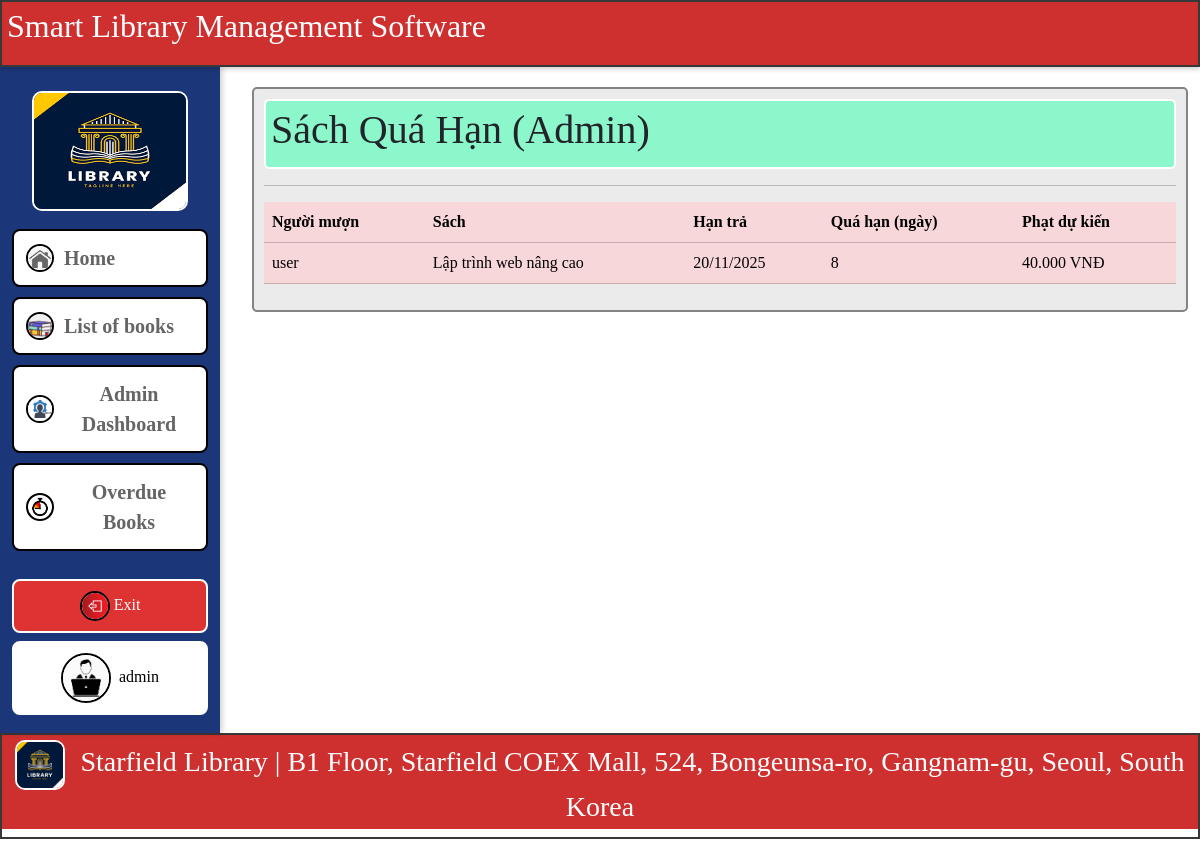
The page /admin/overdue (signed in) on the database its author committed.
### app/models.py (models this page shows, shortened)
class User(UserMixin, db.Model):
    id = db.Column(db.Integer, primary_key=True)
    username = db.Column(db.String(64), unique=True, nullable=False)
    email = db.Column(db.String(120), unique=True, nullable=False)
    password_hash = db.Column(db.String(256), nullable=False)
    role = db.Column(db.String(20), default='user')  # 'admin' hoặc 'user'
    avatar = db.Column(db.String(256), default='default-avatar.png')  # static/uploads/avatars/
    cover_photo = db.Column(db.String(256), default='default-cover.jpg')  # static/uploads/covers/
    full_name = db.Column(db.String(128))  # Họ và tên đầy đủ của người dùng
    birth_date = db.Column(db.Date)  # Ngày sinh của người dùng
    address = db.Column(db.String(256))  # Địa chỉ của người dùng
    hobbies = db.Column(db.Text)  # Sở thích của người dùng
    gender = db.Column(db.String(10))  # Giới tính của người dùng

class Borrow(db.Model):
    id = db.Column(db.Integer, primary_key=True)
    book_id = db.Column(db.Integer, db.ForeignKey('book.id'), nullable=False)
    user_id = db.Column(db.Integer, db.ForeignKey('user.id'), nullable=False)
    borrow_date = db.Column(db.DateTime, default=datetime.utcnow)
    due_date = db.Column(db.DateTime)
    return_date = db.Column(db.DateTime)
    fine_amount = db.Column(db.Float, default=0.0)
    book = db.relationship('Book', backref=db.backref('borrows', cascade='all,delete-orphan'))
    user = db.relationship('User', backref='borrows')
    def calculate_fine(self):
        if self.return_date:
            days_late = max(0, (self.return_date - self.due_date).days)
        else:
            days_late = max(0, (datetime.utcnow() - self.due_date).days)
        return days_late * 5000

class Book(db.Model):
    id = db.Column(db.Integer, primary_key=True)
    title = db.Column(db.String(128), nullable=False, index=True)
    author = db.Column(db.String(64), nullable=False, index=True)
    genre = db.Column(db.String(64), index=True)
    isbn = db.Column(db.String(13), unique=True)
    available_copies = db.Column(db.Integer, default=1)
    cover_image = db.Column(db.String(256))  # Đường dẫn file
    description = db.Column(db.Text)        # Mô tả sách

### app/routes.py (the view)
    @app.route('/admin/overdue')
    @admin_required
    def admin_overdue():
        overdue = Borrow.query.filter(
            Borrow.return_date.is_(None),
            Borrow.due_date < datetime.utcnow()
        ).all()
        return render_template('admin/overdue.html', overdue=overdue, datetime=datetime)

### app/routes.py (called while the page is built)
@login_manager.user_loader
def load_user(user_id):
    return User.query.get(int(user_id))

### templates/admin/overdue.html
{% extends 'base.html' %}
{% block content %}
<div class="dashboard">
    <div class="title-table">
        <h1 style="font-weight: normal">Sách Quá Hạn (Admin)</h1>
    </div>
    <hr>
    {% if overdue %}
    <table class="table table-danger">
        <thead>
            <tr>
                <th>Người mượn</th>
                <th>Sách</th>
                <th>Hạn trả</th>
                <th>Quá hạn (ngày)</th>
                <th>Phạt dự kiến</th>
            </tr>
        </thead>
        <tbody>
            {% for b in overdue %}
                <tr>
                    <td>{{ b.user.username }}</td>
                    <td>{{ b.book.title }}</td>
                    <td>{{ b.due_date.strftime('%d/%m/%Y') }}</td>
                    <td>{{ (datetime.utcnow() - b.due_date).days }}</td>
                    <td>{{ (b.calculate_fine() / 1000)|int }}.000 VNĐ</td>
                </tr>
            {% endfor %}
        </tbody>
    </table>
    {% else %}
    <div class="alert alert-success">Không có sách nào quá hạn!</div>
    {% endif %}
</div>
{% endblock %}

### templates/base.html (shortened to what this page needs)
<!DOCTYPE html>
<html lang="vi">
<head>
    {% from 'bootstrap5/utils.html' import render_messages %}
    {% from 'bootstrap5/nav.html' import render_nav_item %}
    {{ bootstrap.load_css() }}
    <link rel="stylesheet" href="{{ url_for('static', filename='css/style.css') }}">
</head>
<body style="font-family: 'Times New Roman', Times, serif;">
    {% if current_user.is_authenticated %}
    <div class="app-layout-80" style="margin-bottom: 0%;border: 2px solid hsl(0, 0%, 22%); background: #CE3030;">
        <h2 style="background: #CE3030; color: white; padding: 10px; padding: 5px">Smart Library Management Software</h2>
    </div>
    {% endif %}
    <div class="app-layout" style="margin-top: 0%;">
        {% if current_user.is_authenticated %}
            <aside class="sidebar">
                <a href="{{ url_for('index') }}">
                <div class="sidebar-logo">
                    <img src="{{ url_for('static', filename='img/logo-library.png') }}" alt="logo" width="120" height="120">
                </div>
                </a>
                <nav class="sidebar-nav" style="text-align: center;">
                    <a class="btn btn-aside" href="{{ url_for('index') }}" style="background-color: #ffffff; border: 2px solid rgb(0, 0, 0);color: #656565; font-size: 20px; font-weight: bolder;"><img src="{{ url_for('static', filename='img/logo-home.png') }}" alt="" width="50" height="50"> Home</a>
                    <a class="btn btn-aside" href="{{ url_for('books') }}" style="background-color: #ffffff; border: 2px solid rgb(0, 0, 0);color: #656565; font-size: 20px; font-weight: bolder;"><img src="{{ url_for('static', filename='img/danh-sach-sach.jpg') }}" alt=""> List of books</a>
                    {% if current_user.role == 'admin' %}
                        <a class="btn btn-aside" href="{{ url_for('admin_dashboard') }}" style="background-color: #ffffff; border: 2px solid rgb(0, 0, 0);color: #656565; font-size: 20px; font-weight: bolder;"><img src="{{ url_for('static', filename='img/Dashboard-Quan-tri.jpg') }}" alt=""> Admin Dashboard</a>
                        <a class="btn btn-aside" href="{{ url_for('admin_overdue') }}" style="background-color: #ffffff; border: 2px solid rgb(0, 0, 0);color: #656565; font-size: 20px; font-weight: bolder;"><img src="{{ url_for('static', filename='img/sach-qua-han.png') }}" alt=""> Overdue Books</a>
                    {% endif %}
                </nav>
                <div class="sidebar-footer">
                    <a class="btn btn-exit" href="{{ url_for('logout') }}" style="border: 2px solid rgb(255, 255, 255);"><img src="{{ url_for('static', filename='img/logout.jpg') }}" alt="Logout" width="30" height="30" class="rounded-circle me-1">Exit</a>
                    <a class="btn btn-admin" href="{{ url_for('profile') }}" style="border: 2px solid rgb(255, 255, 255);" >
                        {% if current_user.role == 'admin' %}
                            <img src="{{ url_for('static', filename='img/logo_admin.jpg') }}" alt="Admin Avatar" width="50" height="50" class="rounded-circle me-1">
                        {% else %}
                            <img src="{{ url_for('static', filename='img/logo_user.png') }}" alt="User Avatar" width="50" height="50" class="rounded-circle me-1">
                        {% endif %}
                        {{ current_user.username }}
                    </a>
                </div>
            </aside>
        {% endif %}
        <main class="content container mt-4">
            {% block content %}{% endblock %}
        </main>
    </div>
    {% if current_user.is_authenticated %}
    <div class="app-layout-80" style="margin-bottom: 0%; border: 2px solid hsl(0, 0%, 22%);">
        <h3 style="background: #CE3030; padding: 10px; padding: 5px; font-weight: normal; font-family: 'Times New Roman', Times, serif; text-align: center;color: #ffffff;"><a href="{{ url_for('index') }}"><img src="{{ url_for('static', filename='img/logo-library.png') }}" alt="Library Logo" width="50" height="50" class="me-2"></a> Starfield Library | B1 Floor, Starfield COEX Mall, 524, Bongeunsa-ro, Gangnam-gu, Seoul, South Korea</h3>
    </div>
    {% endif %}
</body>
</html>

### static/css/style.css (style rules this page uses)
body { background-color: #ffffff; }
.app-layout { height: auto; display: flex; align-items: flex-start; gap: 20px; }
.app-layout img { border: 2px solid hsl(0, 0%, 0%); border-radius: 50%; }
.sidebar { width: 220px; background: linear-gradient(180deg,#1C3779,#1C3779); padding: 18px 12px; min-height: calc(100vh - 80px); box-shadow: 2px 0 6px rgba(0,0,0,0.2); display: flex; flex-direction: column; }
.content { flex: 1 1 auto; }
.sidebar-logo img { width: 80%; border-radius: 10px; display:block; margin: 6px auto 12px; border: 2px solid #ffffff; }
.sidebar-nav { display:flex; flex-direction:column; gap: 10px; margin-top: 6px; }
.btn-aside { display:flex; align-items:center; gap: 10px; padding: 12px; background: #264f78; color: #fff; border-radius: 8px; text-decoration: none; }
.btn-aside img { width: 28px; height: 28px; object-fit: contain; }
.sidebar-footer { margin-top: auto; display:flex; flex-direction:column; gap:8px; }
.btn-exit { background: #d33; color:#fff; padding:10px; border-radius:8px; text-align:center; text-decoration:none; display:block; }
.btn-admin { background: #fff; color:#000; padding:10px; border-radius:8px; text-align:center; text-decoration:none; display:block; }
.dashboard { background: #ebebeb; border: 2px solid #838383; border-radius: 5px; padding: 10px; }
.title-table { background-color: #8df7cc; padding: 5px; border: 2px solid #ffffff; font-family: 'Times New Roman', Times, serif; border-radius: 5px; margin-bottom: 15px; }
.me-2 { border: 2px solid white; border-radius: 10px; }

### templates/base.html (style rules this page uses)
:root { --header-height: 67px; --footer-height: 67px; --sidebar-width: 220px; --content-bottom-padding: 30px; }
body { font-family: 'Times New Roman', Times, serif; margin: 0; height: 100vh; overflow: hidden; }
.app-layout-80:first-child { position: fixed; top: 0; left: 0; width: 100%; height: var(--header-height); z-index: 1030; margin-bottom: 0 !important; box-shadow: 0 2px 5px rgba(0,0,0,0.2); }
.app-layout-80 h2 { margin: 0; }
.app-layout { display: flex; height: calc(100vh - var(--header-height) - var(--footer-height)); margin-top: var(--header-height) !important; margin-bottom: 0 !important; position: relative; gap: 20px; }
.sidebar { width: var(--sidebar-width); height: 100%; min-height: 100%; overflow-y: auto; }
.content { flex: 1; height: 100%; overflow-y: auto; padding-top: 20px; padding-bottom: calc(var(--footer-height) + var(--content-bottom-padding)); }
.content.container.mt-4 { margin-top: 0 !important; }

### rows shown on the page
User: username "admin"
Borrow: user.username "user", book "Lập trình web nâng cao", due_date "20/11/2025", (b.calculate_fine()/1000)|int "40"
